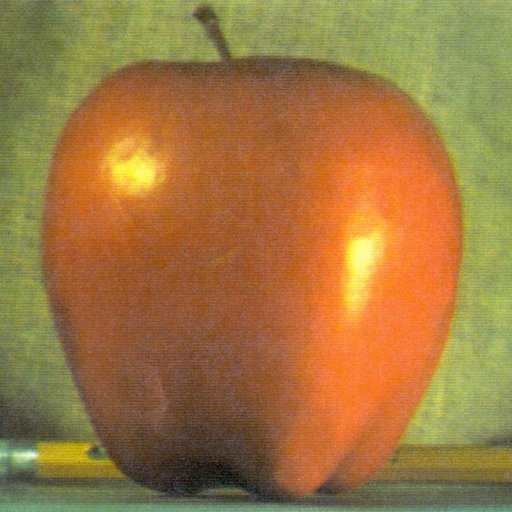
#> input picture 2_draw_geometric_shapes/apple.jpg, 512 x 512 px
$ python geometric_shapes.py
#> lines starting #> are read from the running program, lines starting #| are printed output that depends on the picture
import cv2
import numpy as np

image = cv2.imread('apple.jpg',-1)
#> image is the input picture: shape (512, 512, 3); mean B, G, R 64.8, 119.7, 159.1
#image = np.zeros([512, 512, 3], np.uint8)
#tüm overwrite edilenleri görmemizi sağlar
image = cv2.line(image,(0,0),(255,255),(0,0,255),5)
#line overwrite
#parametreler(image,başlangıç,bitiş,(blue,green,red),kalınlık)
image = cv2.arrowedLine(image,(0,255),(255,255),(255,0,0),2)
image = cv2.rectangle(image,(384,0),(510,128),(0,0,255),5) #içi boş kare
#image = cv2.rectangle(image,(384,0),(510,128),(0,0,255),-1) #içi dolu kare
#parametrelerde başlangıç ve bitiş koordinatları çapraz iki köşededir
image = cv2.circle(image,(447,63),63,(0,255,0),-1)
#(image,orta nokta,radyan,renk,kalınlık)
font = cv2.FONT_HERSHEY_SIMPLEX
image = cv2.putText(image,'apple',(10,480),font,4,(255,255,255),7,cv2.LINE_AA)
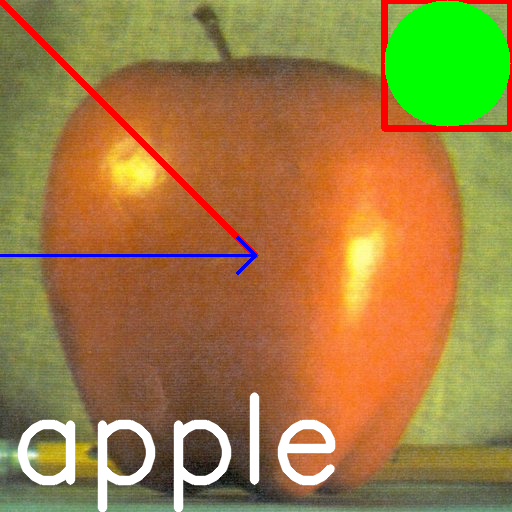
#> image: shape (512, 512, 3); mean B, G, R 66.1, 126.6, 157.6
#text overwrite
#(image,'metin',koordinat,yazı tipi,boyut,renk,kalınlık,çizgi tipi)
cv2.imshow('apple',image)
cv2.waitKey(0)
cv2.destroyAllWindows()
cv2.imwrite('apple_2.png',image)
